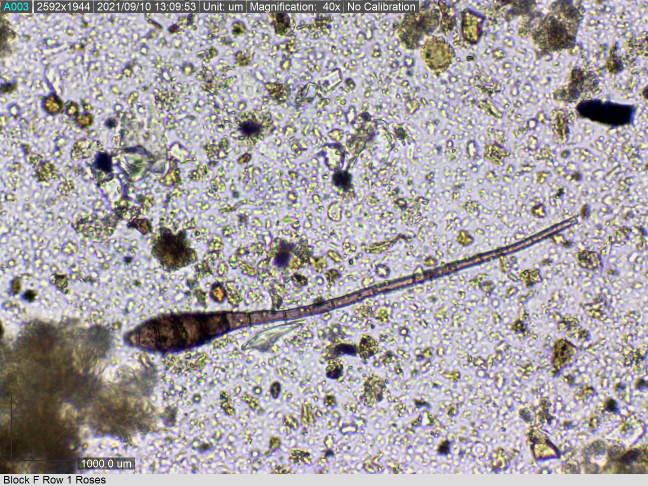
#> input picture fine-art/src/fungal-hypha-lee-kirk.jpg, 1296 x 972 px (shown at 1/2 size); its folder holds only this picture in this run
$ python jam.py
#> lines starting #> are read from the running program, lines starting #| are printed output that depends on the picture; after the words box and inside, x2 and y2 are one past the last pixel; in counts of white or black regions, pixels touching at a corner belong together
"""Jam: cut-paper collage. Under layer = pale wash + blue watercolour blooms + a real micrograph patch + dry-brush
hypha strokes. Top layer = a rust sheet with big soft leaf/amoeba-shaped holes cut out of it."""
import math, os, sys, glob
import numpy as np
from PIL import Image, ImageOps, ImageDraw
from scipy import ndimage as ndi

HERE = os.path.dirname(os.path.abspath(__file__))
SRC = sorted(glob.glob(os.path.join(HERE, "src", "*.jpg")))
OUT = os.path.join(HERE, "out", "jam")
W, H = 1200, 1500


def blobs(rng, n, scale):
    n_ = ndi.gaussian_filter(rng.random((H // 6, W // 6)), scale)
    n_ = np.asarray(Image.fromarray(((n_ - n_.min()) / np.ptp(n_) * 255).astype(np.uint8)).resize((W, H), Image.BICUBIC), np.float32) / 255
    return n_


def leaf_holes(rng, k):
    m = Image.new("L", (W, H), 0); d = ImageDraw.Draw(m)
    for _ in range(k):
        cx, cy, L, wd, a = rng.uniform(0, W), rng.uniform(0, H), rng.uniform(600, 1100), rng.uniform(.28, .42), rng.uniform(0, 6.28)
        t = np.linspace(0, math.pi, 60)
        prof = [(L * (1 - math.cos(u)) / 2 - L / 2, L * wd * math.sin(u) ** 1.2) for u in t]
        pts = prof + [(x, -y * rng.uniform(.6, 1.0)) for x, y in prof[::-1]]
        ca, sa = math.cos(a), math.sin(a)
        d.polygon([(cx + x * ca - y * sa, cy + x * sa + y * ca) for x, y in pts], fill=255)
    return np.asarray(m, np.float32) / 255 > .5


def jam(seed, rust=(122, 62, 50)):
#> called with seed = 1, rust = (122, 62, 50)
    rng = np.random.default_rng(seed)
    img = np.ones((H, W, 3), np.float32) * np.array([214, 206, 150], np.float32)             # khaki wash
    pale = blobs(rng, 0, 4) > .55; img[pale] = img[pale] * .2 + np.array([236, 236, 230]) * .8
    blue = blobs(rng, 0, 5); a = np.clip((blue - .45) * 3, 0, 1) * (.75 + .25 * blobs(rng, 0, 1))
    img = img * (1 - a[..., None]) + np.array([120, 140, 220], np.float32) * a[..., None]   # watercolour blue
    # a real micrograph patch, warm-toned, softly masked
    im = Image.open(SRC[rng.integers(len(SRC))]).convert("L")
    g = np.asarray(ImageOps.autocontrast(ImageOps.fit(im, (700, 700)), cutoff=1), np.float32) / 255
    x, y = int(rng.uniform(0, W - 700)), int(rng.uniform(0, H - 700))
    tone = np.array([235, 225, 195], np.float32) * g[..., None] + np.array([90, 100, 50], np.float32) * (1 - g[..., None])
    mk = ndi.gaussian_filter((blobs(rng, 0, 3)[:700, :700] > .45).astype(np.float32), 6)[..., None]
    img[y:y + 700, x:x + 700] = img[y:y + 700, x:x + 700] * (1 - mk) + tone * mk
    # dry-brush hyphae: bundles of broken thin strokes
    for _ in range(rng.integers(2, 4)):
        x0, y0, a0, L = rng.uniform(0, W), rng.uniform(0, H), rng.uniform(0, 6.28), rng.uniform(600, 1100)
        for k in range(rng.integers(5, 10)):
            off = (k - 4) * rng.uniform(5, 9); pts = []; a = a0; px, py = x0 - math.sin(a0) * off, y0 + math.cos(a0) * off
            for s in range(160):
                pts.append((px, py)); a += .004; px += math.cos(a) * L / 160; py += math.sin(a) * L / 160
            for (p, q), keep in zip(zip(pts, pts[1:]), rng.random(159) < rng.uniform(.5, .85)):
                if not keep: continue
                xi, yi = int(p[0]), int(p[1])
                if 0 <= xi < W - 3 and 0 <= yi < H - 3: img[yi:yi + 2, xi:xi + 3] = (25, 25, 30)
    # rust sheet with cut holes on top
    holes = leaf_holes(rng, rng.integers(5, 8))
#> in leaf_holes, `return np.asarray(m, np.float32) / 255 > .5`:
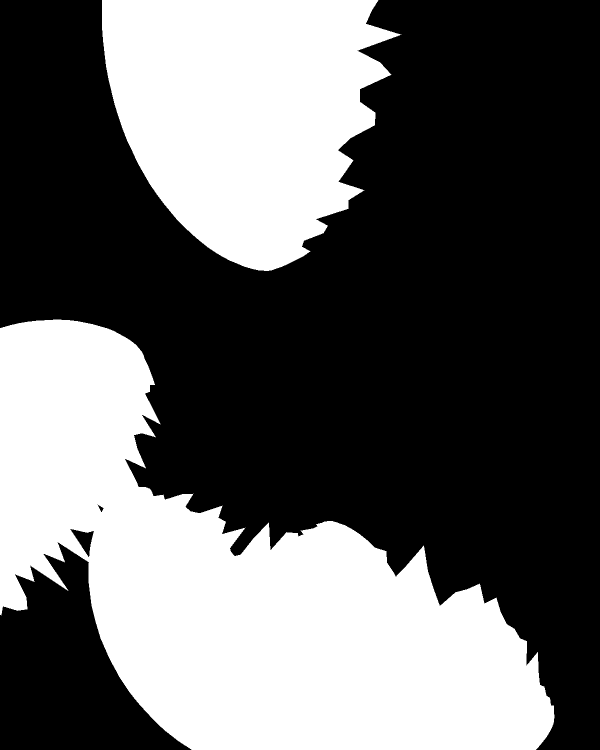
#> returned value: shape (1500, 1200) bool (shown at 1/2 size); 39.2% white; 2 white regions, box (x1, y1, x2, y2) and area: (0, 639, 1109, 1500) 474720, (204, 0, 803, 542) 230293
    sheet = ~holes
    img[sheet] = np.array(rust, np.float32)
    img += (rng.random((H, W))[..., None] - .5) * 8
    return Image.fromarray(np.clip(img, 0, 255).astype(np.uint8))
#> returned value: PIL image 1200x1500 RGB


if __name__ == "__main__":
    os.makedirs(OUT, exist_ok=True)
    ims = [jam(s, c) for s, c in ((1, (122, 62, 50)), (2, (34, 55, 31)), (3, (122, 62, 50)), (4, (60, 40, 90)))]
#> call 2 of jam, with seed = 2, rust = (34, 55, 31)
#> in jam (call 2), `x, y = int(rng.uniform(0, W - 700)), int(rng.uniform(0, H - 700))`: x = 206; y = 794
#> in jam (call 2), `img[y:y + 700, x:x + 700] = img[y:y + 700, x:x + 700] * (1 - mk) + ton..`:
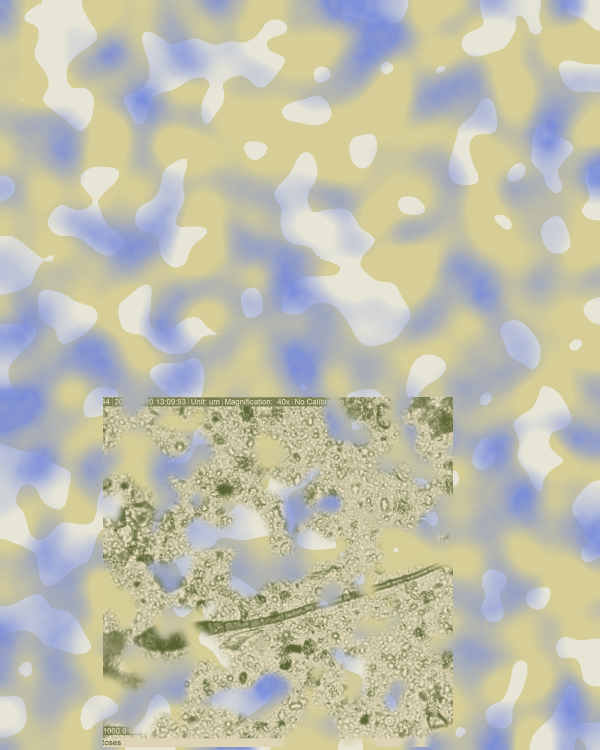
#> img: shape (1500, 1200, 3) float32 (shown at 1/2 size); mean of channels 0, 1, 2 191.9, 191.4, 173.7; drawn as R, G, B
#> the loop in jam (call 2), `for _ in range(rng.integers(2, 4)):` made 2 passes
#> (x0, y0, a0, L) on passes 1 to 2: (401.6, 768.1, 4.97, 1011.1), (792.8, 837.4, 2.93, 747.9)
#> call 3 of jam, with seed = 3, rust = (122, 62, 50)
#> in jam (call 3), `x, y = int(rng.uniform(0, W - 700)), int(rng.uniform(0, H - 700))`: x = 219; y = 572
#> in jam (call 3), `img[y:y + 700, x:x + 700] = img[y:y + 700, x:x + 700] * (1 - mk) + ton..`:
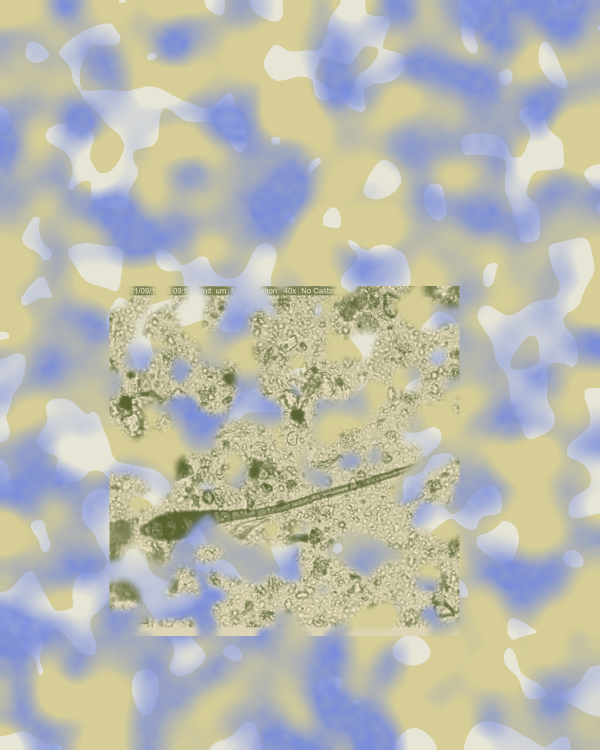
#> img: shape (1500, 1200, 3) float32 (shown at 1/2 size); mean of channels 0, 1, 2 185.6, 186.4, 176.9; drawn as R, G, B
#> the loop in jam (call 3), `for _ in range(rng.integers(2, 4)):` made 3 passes
#> (x0, y0, a0, L) on passes 1 to 3: (579, 207.3, 0.0436, 1051.7), (435.3, 453.4, 5.45, 708.9), (996.7, 21.28, 4.73, 1085.6)
#> call 4 of jam, with seed = 4, rust = (60, 40, 90)
#> in jam (call 4), `a = np.clip((blue - 0.45) * 3, 0, 1) * (0.75 + 0.25 * blobs(rng, 0, 1)`:
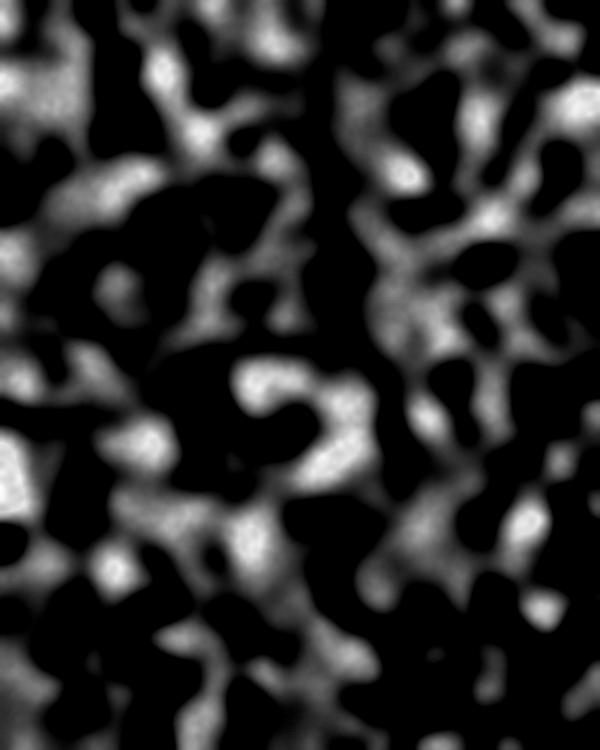
#> a: shape (1500, 1200) float32 (shown at 1/2 size); min 0, max 0.994, mean 0.175
#> in jam (call 4), `x, y = int(rng.uniform(0, W - 700)), int(rng.uniform(0, H - 700))`: x = 103; y = 764
#> in jam (call 4), `mk = ndi.gaussian_filter((blobs(rng, 0, 3)[:700, :700] > .45).astype(n..`:
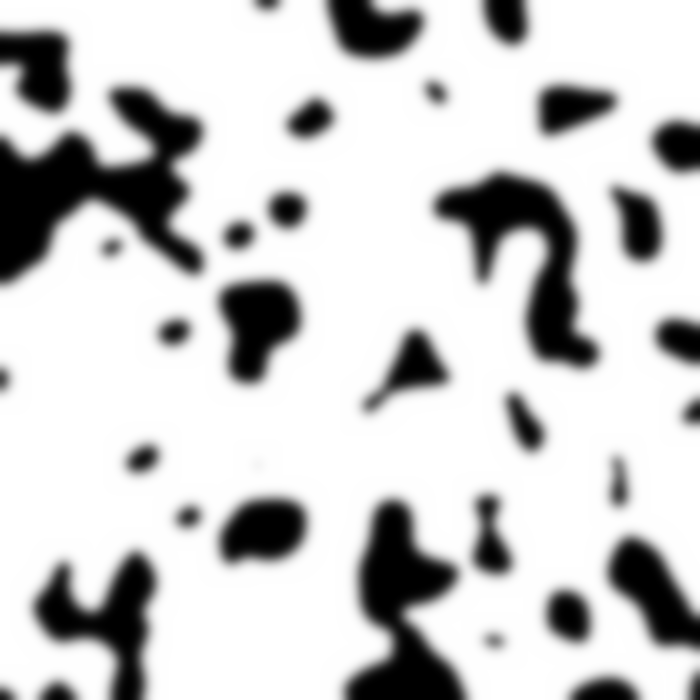
#> mk: shape (700, 700, 1) float32; min 0, max 1, mean 0.791
#> in jam (call 4), `img[y:y + 700, x:x + 700] = img[y:y + 700, x:x + 700] * (1 - mk) + ton..`:
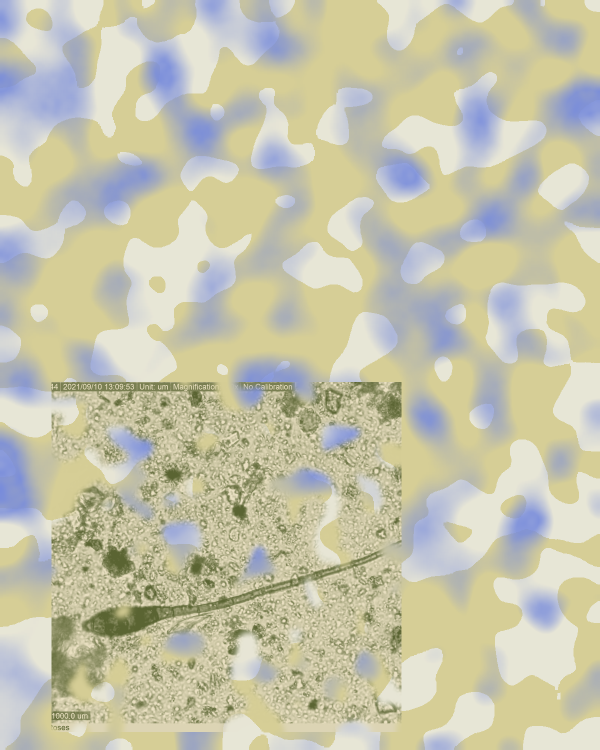
#> img: shape (1500, 1200, 3) float32 (shown at 1/2 size); mean of channels 0, 1, 2 198.3, 196.2, 172.6; drawn as R, G, B
#> the loop in jam (call 4), `for _ in range(rng.integers(2, 4)):` made 3 passes
#> (x0, y0, a0, L) on passes 1 to 3: (97.84, 1340.3, 1.13, 744.3), (804.8, 924.1, 0.968, 1061.8), (269.4, 1157.3, 2.58, 970.2)
#> call 4 of leaf_holes, with k = 7
#> in leaf_holes (call 4), `return np.asarray(m, np.float32) / 255 > .5`:
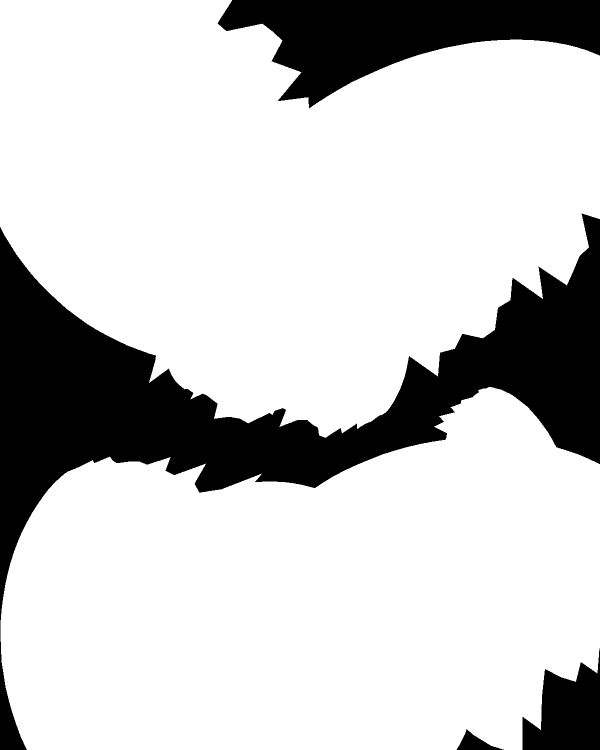
#> returned value: shape (1500, 1200) bool (shown at 1/2 size); 79.4% white; 4 black regions, box (x1, y1, x2, y2) and area: (0, 427, 1200, 1500) 266564, (435, 0, 1200, 217) 83467, (1045, 1297, 1200, 1500) 19985, (913, 1458, 1008, 1500) 1662
#> ims = 4 items
    for i, im in enumerate(ims): im.save(os.path.join(OUT, f"jam-{i + 1}.png"))
#> this loop made 4 passes
    sh = Image.new("RGB", (4 * 410 + 10, 520), "#eee")
    for i, im in enumerate(ims): sh.paste(im.resize((400, 500)), (10 + i * 410, 10))
    sh.save(os.path.join(OUT, "contact.jpg"), quality=90)

$ run again, on fine-art/src/nematode-molting-cameron-radman.jpg
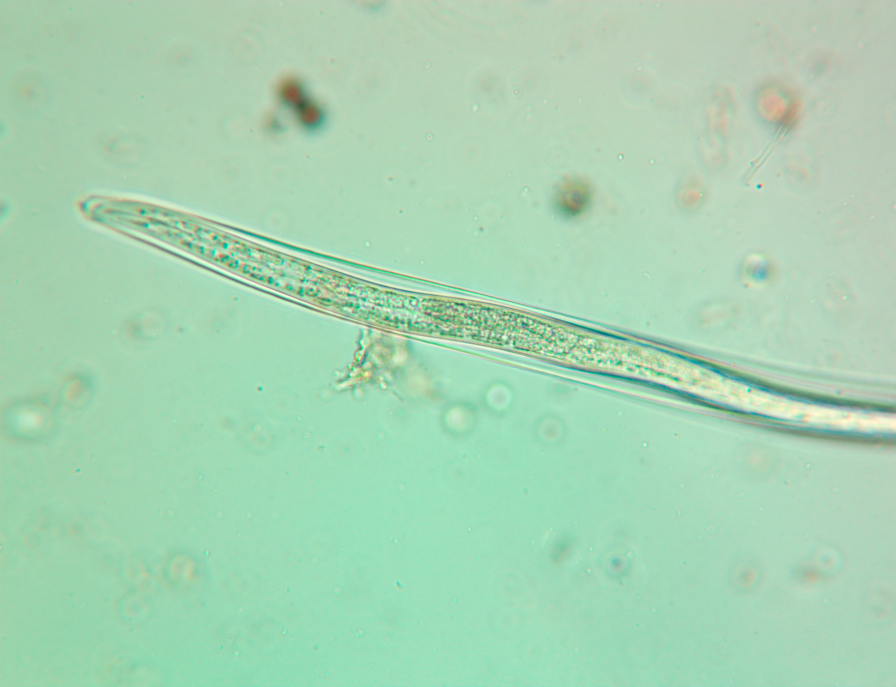
#> input picture fine-art/src/nematode-molting-cameron-radman.jpg, 3584 x 2748 px (shown at 1/4 size)
#> m: PIL image 1200x1500 L; every value is 0
#> sheet: shape (1500, 1200) bool; 60.8% white; 2 black regions, box (x1, y1, x2, y2) and area: (0, 639, 1109, 1500) 474720, (204, 0, 803, 542) 230293
#> pale: shape (1500, 1200) bool; 24.8% white; 67 white regions (2 under 20 px), largest, box (x1, y1, x2, y2) and area: (0, 888, 713, 1440) 95535, (548, 304, 821, 692) 44099, (247, 39, 574, 250) 29534
#> the loop in jam (call 2), `for _ in range(rng.integers(2, 4)):` made 2 passes
#> (x0, y0, a0, L) on passes 1 to 2: (401.6, 768.1, 4.97, 1011.1), (792.8, 837.4, 2.93, 747.9)
#> sheet: shape (1500, 1200) bool; 35.9% white; 5 white regions (1 under 20 px), largest, box (x1, y1, x2, y2) and area: (0, 0, 1200, 1150) 541257, (573, 1146, 1200, 1500) 104266, (1010, 405, 1044, 442) 379, (0, 435, 3, 467) 59
#> pale: shape (1500, 1200) bool; 23.9% white; 59 white regions, largest, box (x1, y1, x2, y2) and area: (0, 797, 650, 1352) 101002, (211, 487, 643, 747) 42097, (91, 47, 495, 419) 41474
#> x = 219; y = 572
#> the loop in jam (call 3), `for _ in range(rng.integers(2, 4)):` made 3 passes
#> (x0, y0, a0, L) on passes 1 to 3: (579, 207.3, 0.0436, 1051.7), (435.3, 453.4, 5.45, 708.9), (996.7, 21.28, 4.73, 1085.6)
#> sheet: shape (1500, 1200) bool; 20.8% white; 9 white regions (2 under 20 px), largest, box (x1, y1, x2, y2) and area: (541, 199, 1200, 1072) 264955, (0, 0, 241, 346) 56442, (0, 1189, 236, 1500) 32237
#> in jam (call 3), `img[sheet] = np.array(rust, np.float32)`:
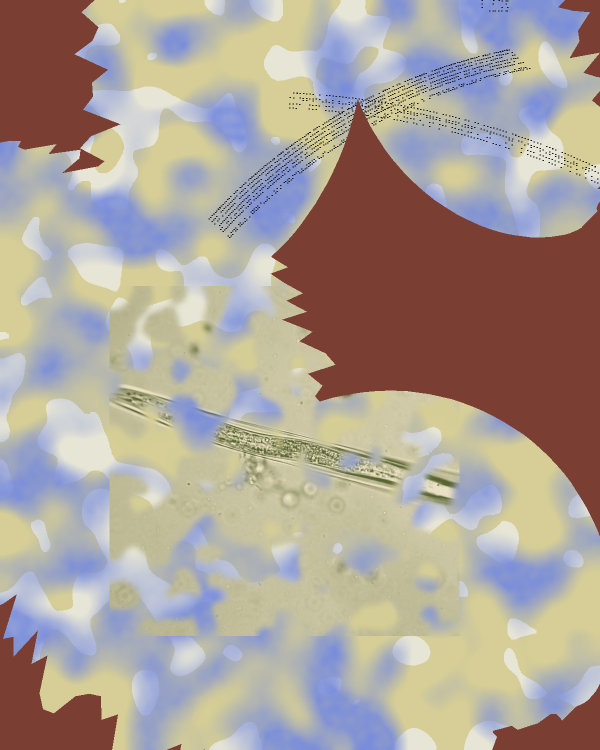
#> img: shape (1500, 1200, 3) float32 (shown at 1/2 size); mean of channels 0, 1, 2 171.9, 160.7, 150.2; drawn as R, G, B
#> pale: shape (1500, 1200) bool; 35.5% white; 53 white regions, largest, box (x1, y1, x2, y2) and area: (371, 624, 797, 1361) 105631, (0, 0, 559, 373) 87188, (169, 401, 503, 1133) 81919
#> x = 103; y = 764
#> in jam (call 4), `img[y:y + 700, x:x + 700] = img[y:y + 700, x:x + 700] * (1 - mk) + ton..`:
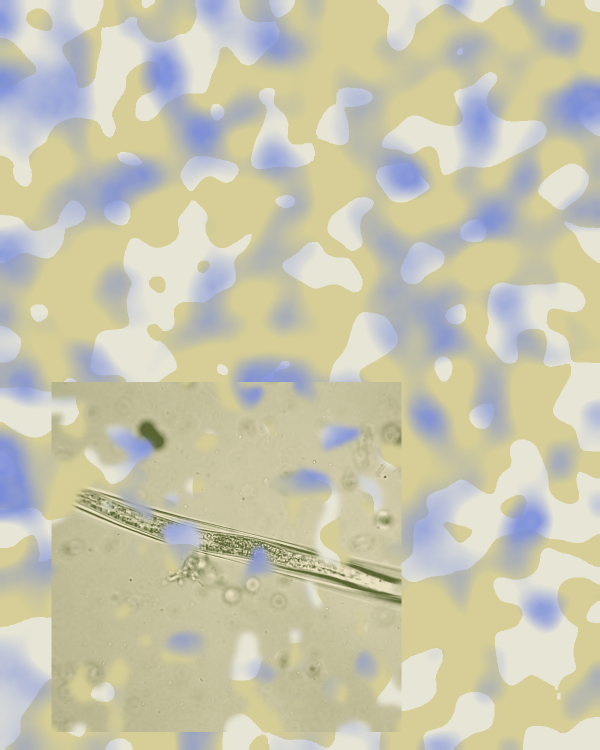
#> img: shape (1500, 1200, 3) float32 (shown at 1/2 size); mean of channels 0, 1, 2 200, 197.9, 174.9; drawn as R, G, B
#> the loop in jam (call 4), `for _ in range(rng.integers(2, 4)):` made 3 passes
#> (x0, y0, a0, L) on passes 1 to 3: (97.84, 1340.3, 1.13, 744.3), (804.8, 924.1, 0.968, 1061.8), (269.4, 1157.3, 2.58, 970.2)
#> sheet: shape (1500, 1200) bool; 20.6% white; 4 white regions, box (x1, y1, x2, y2) and area: (0, 427, 1200, 1500) 266564, (435, 0, 1200, 217) 83467, (1045, 1297, 1200, 1500) 19985, (913, 1458, 1008, 1500) 1662
#> ims = 4 items
#> the loop `for i, im in enumerate(ims): im.save(os.path.join(OUT, f"jam-{i + 1}.p..` made 4 passes
#> the loop `for i, im in enumerate(ims): sh.paste(im.resize((400, 500)), (10 + i *..` made 4 passes
